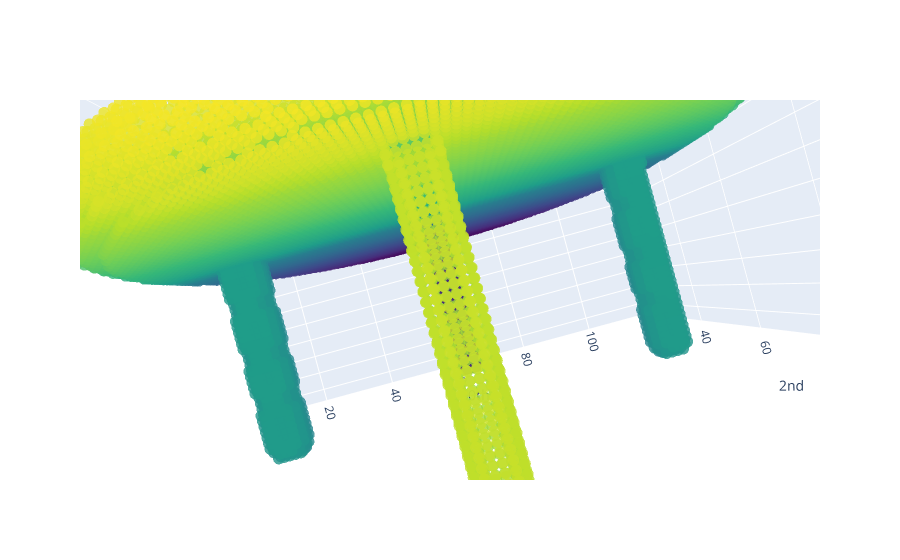

The notebook cell saved with this chart:
### Code cell
plot_point_cloud(pcd)

### Figure 1 — Plotly figure (JSON) as saved in the notebook; plotly's stock layout.template omitted (floating-point values rounded to 4 significant figures; data arrays with more than 128 entries replaced by an {"elided": "..."} marker saying what was removed)
{"data": [{"marker": {"color": {"elided": "21704 int values"}, "colorscale": [[0, "#440154"], [0.1111, "#482878"], [0.2222, "#3e4989"], [0.3333, "#31688e"], [0.4444, "#26828e"], [0.5556, "#1f9e89"], [0.6667, "#35b779"], [0.7778, "#6ece58"], [0.8889, "#b5de2b"], [1, "#fde725"]], "opacity": 0.8, "size": 4}, "mode": "markers", "type": "scatter3d", "x": {"elided": "21704 int values"}, "y": {"elided": "21704 int values"}, "z": {"elided": "21704 int values"}}], "layout": {"autosize": true, "scene": {"aspectmode": "auto", "aspectratio": {"x": 1.346, "y": 0.5464, "z": 1.359}, "camera": {"center": {"x": 0, "y": 0, "z": 0}, "eye": {"x": -1.63e-17, "y": -5.996e-17, "z": 1.015}, "projection": {"type": "perspective"}, "up": {"x": 0, "y": 0, "z": 1}}, "xaxis": {"exponentformat": "e", "showexponent": "all", "title": {"text": "0th"}, "type": "linear"}, "yaxis": {"exponentformat": "e", "showexponent": "all", "title": {"text": "1st"}, "type": "linear"}, "zaxis": {"exponentformat": "e", "showexponent": "all", "title": {"text": "2nd"}, "type": "linear"}}}}
